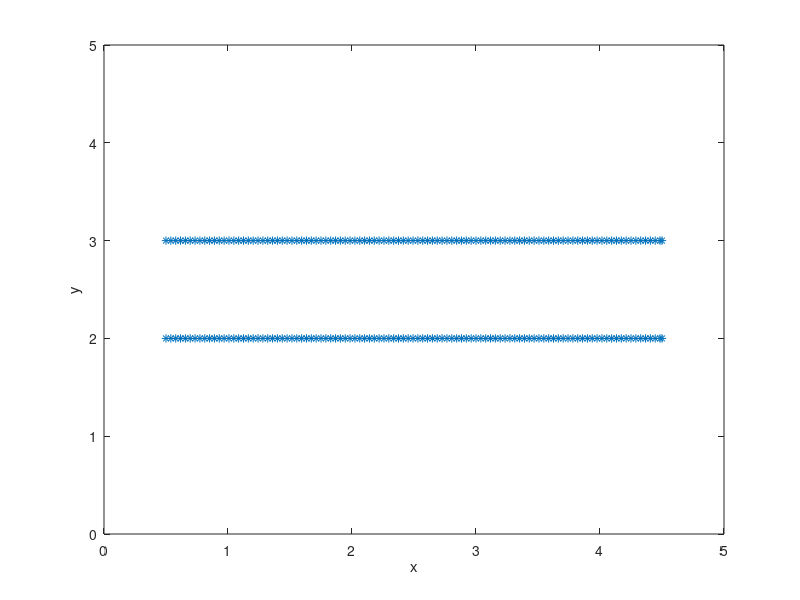

Source code (MATLAB):
%-------------------------------------------------------------------------------------------------------------------%
%
% IB2d is an Immersed Boundary Code (IB) for solving fully coupled non-linear 
% 	fluid-structure interaction models. This version of the code is based off of
%	Peskin's Immersed Boundary Method Paper in Acta Numerica, 2002.
%
% Author: Nicholas A. Battista
% Email:  nick.battista@unc.edu
% Date Created: May 27th, 2015
% Institution: UNC-CH
%
% This code is capable of creating Lagrangian Structures using:
% 	1. Springs
% 	2. Beams (*torsional springs)
% 	3. Target Points
%	4. Muscle-Model (combined Force-Length-Velocity model, "HIll+(Length-Tension)")
%
% One is able to update those Lagrangian Structure parameters, e.g., spring constants, resting %%	lengths, etc
% 
% There are a number of built in Examples, mostly used for teaching purposes. 
% 
% If you would like us %to add a specific muscle model, please let Nick (nick.battista@unc.edu) know.
%
%--------------------------------------------------------------------------------------------------------------------%

%%%%%%%%%%%%%%%%%%%%%%%%%%%%%%%%%%%%%%%%%%%%%%%%%%%%%%%%%%%%%%%%%%%%%%%%%%%%%%%%%%%%%%
%
% FUNCTION: creates the HEART-TUBE-EXAMPLE geometry and prints associated input files
%
%%%%%%%%%%%%%%%%%%%%%%%%%%%%%%%%%%%%%%%%%%%%%%%%%%%%%%%%%%%%%%%%%%%%%%%%%%%%%%%%%%%%%%

function HeartTube()

%
% Grid Parameters (MAKE SURE MATCHES IN input2d !!!)
%
Nx =  64;        % # of Eulerian Grid Pts. in x-Direction (MUST BE EVEN!!!)
Ny =  64;        % # of Eulerian Grid Pts. in y-Direction (MUST BE EVEN!!!)
Lx = 5.0;        % Length of Eulerian Grid in x-Direction
Ly = 5.0;        % Length of Eulerian Grid in y-Direction


% Immersed Structure Geometric / Dynamic Parameters %
ds = Lx/(2*Nx);  % Lagrangian Spacing
d = 1.0;         % Diameter of the tube
L = 4.0;         % Length of the heart-tube
struct_name = 'HeartTube'; % Name for .vertex, .spring, etc files.


% Call function to construct geometry
[xLag,yLag] = give_Me_Immsersed_Boundary_Geometry(ds,L,d,Lx,Ly);


%
% GIVES INITIAL CONCENTRATION 
%
dx = 2*ds; dy = dx;
Concentration = give_Me_Initial_Concentration(Lx,Ly,Nx,Ny,dx,dy);


% Plot Geometry to test
plot(xLag(1:end/2),yLag(1:end/2),'r-'); hold on;
plot(xLag(end/2+1:end),yLag(end/2+1:end),'r-'); hold on;
plot(xLag,yLag,'*'); hold on;
xlabel('x'); ylabel('y');
axis([0 Lx 0 Ly]);


% Prints .vertex file!
print_Lagrangian_Vertices(xLag,yLag,struct_name);


% Prints .spring file!
k_Spring = 1e7;
print_Lagrangian_Springs(xLag,k_Spring,ds,d,struct_name);

% Prints .muscle file!
%LFO = d; SK = 0.3; a = 0.25; b = 4.0; Fmax = 1e5;
%print_Lagrangian_Muscles(xLag,LFO,SK,a,b,Fmax,struct_name)


% Prints .beam file!
k_Beam = 7.5e7; C = 0.0;
print_Lagrangian_Beams(xLag,k_Beam,C,struct_name);


% Prints .target file!
k_Target = 1e6;
print_Lagrangian_Target_Pts(xLag,k_Target,struct_name);

% Prints .concentration file!
kDiffusion = 5e-5;
print_Concentration_Info(Nx,Ny,Concentration,kDiffusion,struct_name);

%%%%%%%%%%%%%%%%%%%%%%%%%%%%%%%%%%%%%%%%%%%%%%%%%%%%%%%%%%%%%%%%%%%%%%%%
%
% FUNCTION: prints VERTEX points to a file called rubberband.vertex
%
%%%%%%%%%%%%%%%%%%%%%%%%%%%%%%%%%%%%%%%%%%%%%%%%%%%%%%%%%%%%%%%%%%%%%%%%

function print_Lagrangian_Vertices(xLag,yLag,struct_name)

    N = length(xLag);

    vertex_fid = fopen([struct_name '.vertex'], 'w');

    fprintf(vertex_fid, '%d\n', N );

    %Loops over all Lagrangian Pts.
    for s = 1:N
        X_v = xLag(s);
        Y_v = yLag(s);
        fprintf(vertex_fid, '%1.16e %1.16e\n', X_v, Y_v);
    end

    fclose(vertex_fid); 
    
%%%%%%%%%%%%%%%%%%%%%%%%%%%%%%%%%%%%%%%%%%%%%%%%%%%%%%%%%%%%%%%%%%%%%%%%
%
% FUNCTION: prints Vertex points to a file called rubberband.vertex
%
%%%%%%%%%%%%%%%%%%%%%%%%%%%%%%%%%%%%%%%%%%%%%%%%%%%%%%%%%%%%%%%%%%%%%%%%

function print_Lagrangian_Target_Pts(xLag,k_Target,struct_name)

    N = length(xLag); % Total Number of Lagrangian Pts
    num = 1;          % Number of target points on each end

    target_fid = fopen([struct_name '.target'], 'w');

    fprintf(target_fid, '%d\n', 4*num );

    %Loops over all Lagrangian Pts.
    %for s = 1:N
    
    
    %Left Bottom Target Points
    for s=1:num
        fprintf(target_fid, '%d %1.16e\n', s, k_Target);
    end
    
    %Right Bottom Target Points
    for s=(N/2)-(num-1):N/2
        fprintf(target_fid, '%d %1.16e\n', s, k_Target);
    end
    
    %Left Top Target Points
    for s=(N/2+1):(N/2+1)+(num-1)
        fprintf(target_fid, '%d %1.16e\n', s, k_Target);
    end
    
    %Right Top Target Points
    for s=N-(num-1):N
        fprintf(target_fid, '%d %1.16e\n', s, k_Target);
    end
        


    %end

    fclose(target_fid); 
    
    
%%%%%%%%%%%%%%%%%%%%%%%%%%%%%%%%%%%%%%%%%%%%%%%%%%%%%%%%%%%%%%%%%%%%%%%%%%%%%%%%%%%%%
%
% FUNCTION: prints BEAM (Torsional Spring) points to a file called rubberband.beam
%
%%%%%%%%%%%%%%%%%%%%%%%%%%%%%%%%%%%%%%%%%%%%%%%%%%%%%%%%%%%%%%%%%%%%%%%%%%%%%%%%%%%%%

function print_Lagrangian_Beams(xLag,k_Beam,C,struct_name)

    % k_Beam: beam stiffness
    % C: beam curvature
    
    N = length(xLag); % NOTE: Total number of beams = Number of Total Lag Pts. - 2

    beam_fid = fopen([struct_name '.beam'], 'w');

    fprintf(beam_fid, '%d\n', N - 4 );

    %spring_force = kappa_spring*ds/(ds^2);

    %BEAMS BETWEEN VERTICES
    for s = 2:N-1
            if  s <= N/2-1
                % Bottom of tube
                fprintf(beam_fid, '%d %d %d %1.16e %1.16e\n',s-1, s, s+1, k_Beam, C);  
            elseif ( ( s >= N/2+2 ) && ( s <= N-1 ) )
                % Top of Tube
                fprintf(beam_fid, '%d %d %d %1.16e %1.16e\n',s-1, s, s+1,   k_Beam, C);  
            end
    end
    fclose(beam_fid); 
    
    
    

    
    

    
%%%%%%%%%%%%%%%%%%%%%%%%%%%%%%%%%%%%%%%%%%%%%%%%%%%%%%%%%%%%%%%%%%%%%%%%
%
% FUNCTION: prints MUSCLE points to a file called "struct_name".muscle
%
%%%%%%%%%%%%%%%%%%%%%%%%%%%%%%%%%%%%%%%%%%%%%%%%%%%%%%%%%%%%%%%%%%%%%%%%

function print_Lagrangian_Muscles(xLag,LFO,SK,a,b,Fmax,struct_name)

    N = length(xLag); %Number of Lagrangian Pts. Total

    muscle_fid = fopen([struct_name '.muscle'], 'w');

    fprintf(muscle_fid, '%d\n', N/2-2 );

    %spring_force = kappa_spring*ds/(ds^2);

    %MUSCLES BETWEEN VERTICES
    for s = 2:N/2-1
            fprintf(muscle_fid, '%d %d %1.16e %1.16e %1.16e %1.16e %1.16e\n', s, s+N/2, LFO, SK, a,b,Fmax);  
    end
    fclose(muscle_fid);
    
    
    
    
    
    


%%%%%%%%%%%%%%%%%%%%%%%%%%%%%%%%%%%%%%%%%%%%%%%%%%%%%%%%%%%%%%%%%%%%%%%%
%
% FUNCTION: prints SPRING points to a file called rubberband.spring
%
%%%%%%%%%%%%%%%%%%%%%%%%%%%%%%%%%%%%%%%%%%%%%%%%%%%%%%%%%%%%%%%%%%%%%%%%

function print_Lagrangian_Springs(xLag,k_Spring,ds_Rest,d,struct_name)

    N = length(xLag); %Number of Lagrangian Pts. Total

    spring_fid = fopen([struct_name '.spring'], 'w');

    fprintf(spring_fid, '%d\n', N-2 + N/2 ); %(N-2) btwn adajcent Lag. Pts, (N/2) btwn opposite sides of HT

    %spring_force = kappa_spring*ds/(ds^2);

    %SPRINGS BETWEEN VERTICES
    for s = 1:N
            if s < N/2         
                fprintf(spring_fid, '%d %d %1.16e %1.16e\n', s, s+1, k_Spring, ds_Rest);  
            elseif ( ( s >= N/2+1 ) && ( s < N ) )
                %Case s=N
                fprintf(spring_fid, '%d %d %1.16e %1.16e\n', s, s+1, k_Spring, ds_Rest);  
            end
    end
    
    for s = 1:N/2
        fprintf(spring_fid, '%d %d %1.16e %1.16e\n', s, s+N/2,   k_Spring/100, d); 
    end
    fclose(spring_fid); 
    
    

%%%%%%%%%%%%%%%%%%%%%%%%%%%%%%%%%%%%%%%%%%%%%%%%%%%%%%%%%%%%%%%%%%%%%%%%
%
% FUNCTION: creates the Lagrangian structure geometry
%
%%%%%%%%%%%%%%%%%%%%%%%%%%%%%%%%%%%%%%%%%%%%%%%%%%%%%%%%%%%%%%%%%%%%%%%%

function [xLag,yLag] = give_Me_Immsersed_Boundary_Geometry(ds,L,d,Lx,Ly)

% The immsersed structure is a straight heart-tube %
x1 = [-L/2:ds:L/2 L/2];             % Constructs x-Values for bottom of tube
y1 = -d/2*ones(1,length(x1)); % Constructs y-Values for bottom of tube

x2 = x1;                      % Constructs x-Values for top of tube
y2 = -y1;                     % Constructs y-Values for top of tube

x1 = x1 + Lx/2;               % Shift into correct box
x2 = x2 + Lx/2;                % Shift into correct box

y1 = y1 + Ly/2;               % Shift into correct box
y2 = y2 + Ly/2;               % Shift into correct box

xLag = [x1 x2];
yLag = [y1 y2];


%%%%%%%%%%%%%%%%%%%%%%%%%%%%%%%%%%%%%%%%%%%%%%%%%%%%%%%%%%%%%%%%%%%%%%%%
%
% FUNCTION: prints CONCENTRATION INFO to file called
%           'struct_name'.concentration
%
%%%%%%%%%%%%%%%%%%%%%%%%%%%%%%%%%%%%%%%%%%%%%%%%%%%%%%%%%%%%%%%%%%%%%%%%
    
function print_Concentration_Info(Nx,Ny,C,kDiffusion,struct_name)

    con_fid = fopen([struct_name '.concentration'], 'w');

    fprintf(con_fid, '%d\n', kDiffusion );

    for i=1:Ny
        for j=1:Nx
            fprintf(con_fid, '%1.16e ', C(i,j) );
        end
        fprintf(con_fid,'\n');
    end

%%%%%%%%%%%%%%%%%%%%%%%%%%%%%%%%%%%%%%%%%%%%%%%%%%%%%%%%%%%%%%%%%%%
%
% FUNCTION: gives initial concentration gradient inside channel
%
%%%%%%%%%%%%%%%%%%%%%%%%%%%%%%%%%%%%%%%%%%%%%%%%%%%%%%%%%%%%%%%%%%%

function C = give_Me_Initial_Concentration(Lx,Ly,Nx,Ny,dx,dy)

%WHERE OUTER TUBE LIES
%xMin = 0.15; xMax = 0.45;
%yMin = 0.85; yMax = 1.15;

xMin = 1.6; xMax = 2.2;
yMin = 2.1; yMax = 2.9;

xMid = (xMin+xMax)/2;
yMid = (yMin+yMax)/2;

xDiff = (xMax-xMin)/2;
yDiff = (yMax-yMin)/2;

x = 0:dx:Lx;
y = 0:dy:Ly;
inds = give_Me_Indices_To_Apply_Force(x,y,xMin,xMax,yMin,yMax);

C = zeros(Ny,Nx);
for i=1:length( inds(:,1) )
    xInd = inds(i,1);
    yInd = inds(i,2);
    xPt = x(xInd);
    yPt = y(yInd);
    %C(xInd,yInd ) = (-0.5/yDiff^2)*( (yPt-yMid) - yDiff )*( (yPt-yMid) + yDiff ) +  (-0.5/xDiff^2)*( (xPt-xMid) - xDiff )*( (xPt-xMid) + xDiff ); %1.0;
    C(yInd,xInd ) = (-1.0/xDiff^2)*( (xPt-xMid) - xDiff )*( (xPt-xMid) + xDiff ); %1.0;

end

%%%%%%%%%%%%%%%%%%%%%%%%%%%%%%%%%%%%%%%%%%%%%%%%%%%%%%%%%%%%%%%%%%%%%%
%
% FUNCTION: computes indices for placing initial concentration 
%
%%%%%%%%%%%%%%%%%%%%%%%%%%%%%%%%%%%%%%%%%%%%%%%%%%%%%%%%%%%%%%%%%%%%%%%

function inds = give_Me_Indices_To_Apply_Force(x,y,xMin,xMax,yMin,yMax)

j=1; noMinYet = 1;
while noMinYet
    
    if ( x(j) >= xMin )
        iX_min = j;
        noMinYet = 0;
    end
    j=j+1;
end

j=length(x); noMaxYet = 1;
while noMaxYet
    
    if ( x(j) <= xMax )
        iX_max = j;
        noMaxYet = 0;
    end
    j=j-1;
end

j=1; noMinYet = 1;
while noMinYet
    
    if ( y(j) >= yMin )
        iY_min = j;
        noMinYet = 0;
    end
    j=j+1;
end

j=length(y); noMaxYet = 1;
while noMaxYet
    
    if ( y(j) <= yMax )
        iY_max = j;
        noMaxYet = 0;
    end
    j=j-1;
end

iX_Vec = iX_min:1:iX_max;
iY_Vec = iY_min:1:iY_max;

n = 1;
for i=1:length(iX_Vec)
    for j=1:length(iY_Vec)
        inds(n,1) = iX_Vec(i);
        inds(n,2) = iY_Vec(j);
        n = n+1; 
    end
end